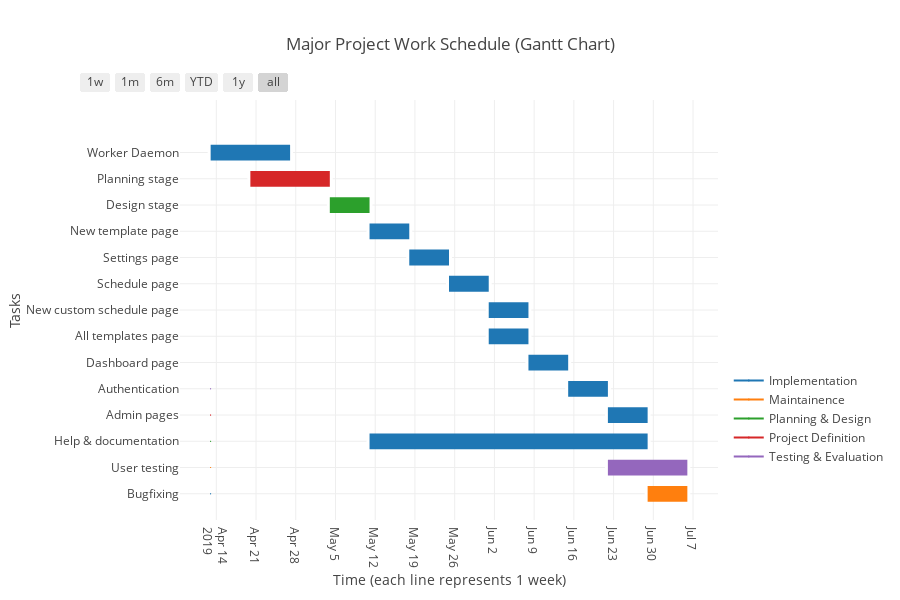

Source (notebook cell):
### Markdown cell above
## Initial Gantt chart

### Code cell
import plotly.offline as py
import plotly.figure_factory as ff
import plotly.graph_objs as go

py.init_notebook_mode(connected=True)

df = [dict(Task="Bugfixing", Start='2019-06-29', Finish='2019-07-06', Phase="Maintainence"),
      dict(Task="User testing", Start='2019-06-22', Finish='2019-07-06', Phase="Testing & Evaluation"),
      dict(Task="Help & documentation", Start='2019-05-11', Finish='2019-06-29', Phase="Implementation"),
      dict(Task="Admin pages", Start='2019-06-22', Finish='2019-06-29', Phase="Implementation"),
      dict(Task="Authentication", Start='2019-06-15', Finish='2019-06-22', Phase="Implementation"),
      dict(Task="Dashboard page", Start='2019-06-08', Finish='2019-06-15', Phase="Implementation"),
      dict(Task="All templates page", Start='2019-06-01', Finish='2019-06-08', Phase="Implementation"),
      dict(Task="New custom schedule page", Start='2019-06-01', Finish='2019-06-08', Phase="Implementation"),
      dict(Task="Schedule page", Start='2019-05-25', Finish='2019-06-01', Phase="Implementation"),
      dict(Task="Settings page", Start='2019-05-18', Finish='2019-05-25', Phase="Implementation"),
      dict(Task="New template page", Start='2019-05-11', Finish='2019-05-18', Phase="Implementation"),
      dict(Task="Design stage", Start='2019-05-04', Finish='2019-05-11', Phase="Planning & Design"),
      dict(Task="Planning stage", Start='2019-04-20', Finish='2019-05-04', Phase="Project Definition"),
      dict(Task="Worker Daemon", Start='2019-04-13', Finish='2019-04-27', Phase="Implementation")]

fig = ff.create_gantt(df, title="Major Project Work Schedule (Gantt Chart)", showgrid_x=True, showgrid_y=True, 
                      index_col='Phase', show_colorbar=True, bar_width=0.3)
fig['layout'].update(autosize=True)
fig['layout']['xaxis'].update({
    'dtick': 604800000,
    'title': 'Time (each line represents 1 week)'
})
fig['layout']['yaxis'].update({
    'automargin': True,
    'title': 'Tasks'
})
py.iplot(fig)

### Figure 1 — Plotly figure (JSON) as saved in the notebook; plotly's stock layout.template omitted (floating-point values rounded to 4 significant figures)
{"data": [{"marker": {"color": "white"}, "name": "", "type": "scatter", "uid": "e41cdf61-18e6-4ba5-99b9-1ade6a6563eb", "x": ["2019-06-29", "2019-07-06"], "y": [0, 0]}, {"marker": {"color": "white"}, "name": "", "type": "scatter", "uid": "9ab99fe7-42b8-4d0f-bbd6-efd4c68c2ee9", "x": ["2019-06-22", "2019-07-06"], "y": [1, 1]}, {"marker": {"color": "white"}, "name": "", "type": "scatter", "uid": "1bdf8e88-50d0-4ecc-a0c1-a2ece978f54f", "x": ["2019-05-11", "2019-06-29"], "y": [2, 2]}, {"marker": {"color": "white"}, "name": "", "type": "scatter", "uid": "14ee13aa-6ed2-4865-94ff-068937510291", "x": ["2019-06-22", "2019-06-29"], "y": [3, 3]}, {"marker": {"color": "white"}, "name": "", "type": "scatter", "uid": "df9bff5d-3633-4f72-befd-d56ea629a456", "x": ["2019-06-15", "2019-06-22"], "y": [4, 4]}, {"marker": {"color": "white"}, "name": "", "type": "scatter", "uid": "fe007ef4-37b2-46e8-b354-7250c04d7c48", "x": ["2019-06-08", "2019-06-15"], "y": [5, 5]}, {"marker": {"color": "white"}, "name": "", "type": "scatter", "uid": "25b314a8-740a-44b9-8159-43425d023dd3", "x": ["2019-06-01", "2019-06-08"], "y": [6, 6]}, {"marker": {"color": "white"}, "name": "", "type": "scatter", "uid": "de9e200e-cd22-49b2-9b7f-cf44f10ac5fe", "x": ["2019-06-01", "2019-06-08"], "y": [7, 7]}, {"marker": {"color": "white"}, "name": "", "type": "scatter", "uid": "5f1521fa-1cdc-493b-b31c-e24d0f6590dc", "x": ["2019-05-25", "2019-06-01"], "y": [8, 8]}, {"marker": {"color": "white"}, "name": "", "type": "scatter", "uid": "126f346d-5df4-4c81-9def-e4ecdb816758", "x": ["2019-05-18", "2019-05-25"], "y": [9, 9]}, {"marker": {"color": "white"}, "name": "", "type": "scatter", "uid": "b4b50c16-e30b-4538-8fe2-079a85cbb0d1", "x": ["2019-05-11", "2019-05-18"], "y": [10, 10]}, {"marker": {"color": "white"}, "name": "", "type": "scatter", "uid": "157a8e93-2405-4dbf-a6d5-e8a0611b4f4a", "x": ["2019-05-04", "2019-05-11"], "y": [11, 11]}, {"marker": {"color": "white"}, "name": "", "type": "scatter", "uid": "df9bc9d7-4527-40ce-80a7-602bd9f6e56d", "x": ["2019-04-20", "2019-05-04"], "y": [12, 12]}, {"marker": {"color": "white"}, "name": "", "type": "scatter", "uid": "277a71e9-d239-4121-8217-612aa0dace59", "x": ["2019-04-13", "2019-04-27"], "y": [13, 13]}, {"hoverinfo": "none", "marker": {"color": "rgb(31, 119, 180)", "size": 1}, "name": "Implementation", "showlegend": true, "type": "scatter", "uid": "7e1ee357-1db3-40fb-adb5-203187c92497", "x": ["2019-04-13", "2019-04-13"], "y": [0, 0]}, {"hoverinfo": "none", "marker": {"color": "rgb(255, 127, 14)", "size": 1}, "name": "Maintainence", "showlegend": true, "type": "scatter", "uid": "b84d0e9c-ac32-4f67-9b3b-0fffd24203fa", "x": ["2019-04-13", "2019-04-13"], "y": [1, 1]}, {"hoverinfo": "none", "marker": {"color": "rgb(44, 160, 44)", "size": 1}, "name": "Planning & Design", "showlegend": true, "type": "scatter", "uid": "85653ffd-c482-4f58-be03-a375a7218668", "x": ["2019-04-13", "2019-04-13"], "y": [2, 2]}, {"hoverinfo": "none", "marker": {"color": "rgb(214, 39, 40)", "size": 1}, "name": "Project Definition", "showlegend": true, "type": "scatter", "uid": "6dec76f8-0732-4def-91a1-7c12730b6003", "x": ["2019-04-13", "2019-04-13"], "y": [3, 3]}, {"hoverinfo": "none", "marker": {"color": "rgb(148, 103, 189)", "size": 1}, "name": "Testing & Evaluation", "showlegend": true, "type": "scatter", "uid": "5e471eb4-0fbc-4f7b-8ada-44e25fdfa0f9", "x": ["2019-04-13", "2019-04-13"], "y": [4, 4]}], "layout": {"autosize": true, "height": 600, "hovermode": "closest", "shapes": [{"fillcolor": "rgb(255, 127, 14)", "line": {"width": 0}, "opacity": 1, "type": "rect", "x0": "2019-06-29", "x1": "2019-07-06", "xref": "x", "y0": -0.3, "y1": 0.3, "yref": "y"}, {"fillcolor": "rgb(148, 103, 189)", "line": {"width": 0}, "opacity": 1, "type": "rect", "x0": "2019-06-22", "x1": "2019-07-06", "xref": "x", "y0": 0.7, "y1": 1.3, "yref": "y"}, {"fillcolor": "rgb(31, 119, 180)", "line": {"width": 0}, "opacity": 1, "type": "rect", "x0": "2019-05-11", "x1": "2019-06-29", "xref": "x", "y0": 1.7, "y1": 2.3, "yref": "y"}, {"fillcolor": "rgb(31, 119, 180)", "line": {"width": 0}, "opacity": 1, "type": "rect", "x0": "2019-06-22", "x1": "2019-06-29", "xref": "x", "y0": 2.7, "y1": 3.3, "yref": "y"}, {"fillcolor": "rgb(31, 119, 180)", "line": {"width": 0}, "opacity": 1, "type": "rect", "x0": "2019-06-15", "x1": "2019-06-22", "xref": "x", "y0": 3.7, "y1": 4.3, "yref": "y"}, {"fillcolor": "rgb(31, 119, 180)", "line": {"width": 0}, "opacity": 1, "type": "rect", "x0": "2019-06-08", "x1": "2019-06-15", "xref": "x", "y0": 4.7, "y1": 5.3, "yref": "y"}, {"fillcolor": "rgb(31, 119, 180)", "line": {"width": 0}, "opacity": 1, "type": "rect", "x0": "2019-06-01", "x1": "2019-06-08", "xref": "x", "y0": 5.7, "y1": 6.3, "yref": "y"}, {"fillcolor": "rgb(31, 119, 180)", "line": {"width": 0}, "opacity": 1, "type": "rect", "x0": "2019-06-01", "x1": "2019-06-08", "xref": "x", "y0": 6.7, "y1": 7.3, "yref": "y"}, {"fillcolor": "rgb(31, 119, 180)", "line": {"width": 0}, "opacity": 1, "type": "rect", "x0": "2019-05-25", "x1": "2019-06-01", "xref": "x", "y0": 7.7, "y1": 8.3, "yref": "y"}, {"fillcolor": "rgb(31, 119, 180)", "line": {"width": 0}, "opacity": 1, "type": "rect", "x0": "2019-05-18", "x1": "2019-05-25", "xref": "x", "y0": 8.7, "y1": 9.3, "yref": "y"}, {"fillcolor": "rgb(31, 119, 180)", "line": {"width": 0}, "opacity": 1, "type": "rect", "x0": "2019-05-11", "x1": "2019-05-18", "xref": "x", "y0": 9.7, "y1": 10.3, "yref": "y"}, {"fillcolor": "rgb(44, 160, 44)", "line": {"width": 0}, "opacity": 1, "type": "rect", "x0": "2019-05-04", "x1": "2019-05-11", "xref": "x", "y0": 10.7, "y1": 11.3, "yref": "y"}, {"fillcolor": "rgb(214, 39, 40)", "line": {"width": 0}, "opacity": 1, "type": "rect", "x0": "2019-04-20", "x1": "2019-05-04", "xref": "x", "y0": 11.7, "y1": 12.3, "yref": "y"}, {"fillcolor": "rgb(31, 119, 180)", "line": {"width": 0}, "opacity": 1, "type": "rect", "x0": "2019-04-13", "x1": "2019-04-27", "xref": "x", "y0": 12.7, "y1": 13.3, "yref": "y"}], "showlegend": true, "title": {"text": "Major Project Work Schedule (Gantt Chart)"}, "width": 900, "xaxis": {"autorange": true, "dtick": 604800000, "range": ["2019-04-07 14:16:42.5316", "2019-07-11 09:43:17.4684"], "rangeselector": {"buttons": [{"count": 7, "label": "1w", "step": "day", "stepmode": "backward"}, {"count": 1, "label": "1m", "step": "month", "stepmode": "backward"}, {"count": 6, "label": "6m", "step": "month", "stepmode": "backward"}, {"count": 1, "label": "YTD", "step": "year", "stepmode": "todate"}, {"count": 1, "label": "1y", "step": "year", "stepmode": "backward"}, {"step": "all"}]}, "showgrid": true, "title": {"text": "Time (each line represents 1 week)"}, "type": "date", "zeroline": false}, "yaxis": {"automargin": true, "autorange": false, "range": [-1, 15], "showgrid": true, "ticktext": ["Bugfixing", "User testing", "Help & documentation", "Admin pages", "Authentication", "Dashboard page", "All templates page", "New custom schedule page", "Schedule page", "Settings page", "New template page", "Design stage", "Planning stage", "Worker Daemon"], "tickvals": [0, 1, 2, 3, 4, 5, 6, 7, 8, 9, 10, 11, 12, 13], "title": {"text": "Tasks"}, "type": "linear", "zeroline": false}}}
